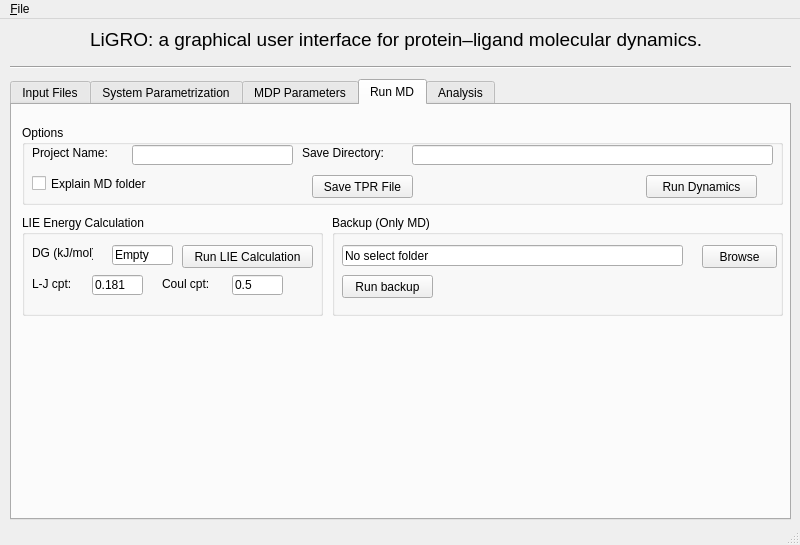
<?xml version="1.0" encoding="UTF-8"?>
<ui version="4.0">
 <class>MainWindo</class>
 <widget class="QMainWindow" name="MainWindo">
  <property name="geometry">
   <rect>
    <x>0</x>
    <y>0</y>
    <width>800</width>
    <height>545</height>
   </rect>
  </property>
  <property name="windowTitle">
   <string>LiGRO v.1.1</string>
  </property>
  <widget class="QWidget" name="centralwidget">
   <widget class="QTabWidget" name="tabWidget">
    <property name="geometry">
     <rect>
      <x>10</x>
      <y>60</y>
      <width>781</width>
      <height>441</height>
     </rect>
    </property>
    <property name="accessibleName">
     <string/>
    </property>
    <property name="currentIndex">
     <number>3</number>
    </property>
    <widget class="QWidget" name="tab">
     <attribute name="title">
      <string>Input Files</string>
     </attribute>
     <widget class="QGroupBox" name="groupBox_3">
      <property name="geometry">
       <rect>
        <x>20</x>
        <y>220</y>
        <width>711</width>
        <height>80</height>
       </rect>
      </property>
      <property name="title">
       <string>Select Ligand MOL2 File</string>
      </property>
      <widget class="QPushButton" name="browse_lig_mol2">
       <property name="geometry">
        <rect>
         <x>550</x>
         <y>40</y>
         <width>75</width>
         <height>23</height>
        </rect>
       </property>
       <property name="text">
        <string>Browse</string>
       </property>
      </widget>
      <widget class="QLineEdit" name="sel_lig_mol2">
       <property name="geometry">
        <rect>
         <x>30</x>
         <y>40</y>
         <width>481</width>
         <height>21</height>
        </rect>
       </property>
      </widget>
     </widget>
     <widget class="QGroupBox" name="groupBox_2">
      <property name="geometry">
       <rect>
        <x>20</x>
        <y>120</y>
        <width>711</width>
        <height>81</height>
       </rect>
      </property>
      <property name="title">
       <string>Select Cofactor MOL2 File</string>
      </property>
      <widget class="QPushButton" name="browse_cof_mol2">
       <property name="geometry">
        <rect>
         <x>550</x>
         <y>40</y>
         <width>75</width>
         <height>23</height>
        </rect>
       </property>
       <property name="text">
        <string>Browse</string>
       </property>
      </widget>
      <widget class="QLineEdit" name="sel_cof_mol2">
       <property name="geometry">
        <rect>
         <x>30</x>
         <y>40</y>
         <width>481</width>
         <height>21</height>
        </rect>
       </property>
      </widget>
     </widget>
     <widget class="QGroupBox" name="groupBox">
      <property name="geometry">
       <rect>
        <x>20</x>
        <y>30</y>
        <width>711</width>
        <height>80</height>
       </rect>
      </property>
      <property name="title">
       <string>Select PDB Files</string>
      </property>
      <widget class="QLineEdit" name="sel_pdb">
       <property name="geometry">
        <rect>
         <x>30</x>
         <y>40</y>
         <width>481</width>
         <height>21</height>
        </rect>
       </property>
      </widget>
      <widget class="QPushButton" name="browse_pdb">
       <property name="geometry">
        <rect>
         <x>550</x>
         <y>40</y>
         <width>75</width>
         <height>23</height>
        </rect>
       </property>
       <property name="toolTip">
        <string>&lt;html&gt;&lt;head/&gt;&lt;body&gt;&lt;p&gt;Select a 3D protein file in .pdb format. &lt;/p&gt;&lt;/body&gt;&lt;/html&gt;</string>
       </property>
       <property name="text">
        <string>Browse</string>
       </property>
      </widget>
     </widget>
    </widget>
    <widget class="QWidget" name="tab_3">
     <attribute name="title">
      <string>System Parametrization</string>
     </attribute>
     <widget class="QGroupBox" name="groupBox_4">
      <property name="geometry">
       <rect>
        <x>10</x>
        <y>100</y>
        <width>731</width>
        <height>80</height>
       </rect>
      </property>
      <property name="title">
       <string>Ligand / Cofactor Parameters (ACPYPE)</string>
      </property>
      <widget class="QLabel" name="label_4">
       <property name="geometry">
        <rect>
         <x>10</x>
         <y>30</y>
         <width>111</width>
         <height>16</height>
        </rect>
       </property>
       <property name="layoutDirection">
        <enum>Qt::LeftToRight</enum>
       </property>
       <property name="text">
        <string>Charge Method:</string>
       </property>
      </widget>
      <widget class="QComboBox" name="csel_ch_met">
       <property name="geometry">
        <rect>
         <x>130</x>
         <y>30</y>
         <width>69</width>
         <height>22</height>
        </rect>
       </property>
       <item>
        <property name="text">
         <string>bcc</string>
        </property>
       </item>
       <item>
        <property name="text">
         <string>gas</string>
        </property>
       </item>
       <item>
        <property name="text">
         <string>user</string>
        </property>
       </item>
      </widget>
      <widget class="QLabel" name="label_5">
       <property name="geometry">
        <rect>
         <x>200</x>
         <y>30</y>
         <width>91</width>
         <height>16</height>
        </rect>
       </property>
       <property name="text">
        <string>Net Charge:</string>
       </property>
      </widget>
      <widget class="QSpinBox" name="sel_net_ch">
       <property name="geometry">
        <rect>
         <x>290</x>
         <y>30</y>
         <width>42</width>
         <height>22</height>
        </rect>
       </property>
      </widget>
      <widget class="QLabel" name="label_6">
       <property name="geometry">
        <rect>
         <x>340</x>
         <y>30</y>
         <width>81</width>
         <height>16</height>
        </rect>
       </property>
       <property name="text">
        <string>Atom type:</string>
       </property>
      </widget>
      <widget class="QComboBox" name="sel_at_type">
       <property name="geometry">
        <rect>
         <x>420</x>
         <y>30</y>
         <width>69</width>
         <height>22</height>
        </rect>
       </property>
       <item>
        <property name="text">
         <string>gaff</string>
        </property>
       </item>
       <item>
        <property name="text">
         <string>amber</string>
        </property>
       </item>
       <item>
        <property name="text">
         <string>gaff2</string>
        </property>
       </item>
       <item>
        <property name="text">
         <string>amber2</string>
        </property>
       </item>
      </widget>
      <widget class="QLabel" name="label_7">
       <property name="geometry">
        <rect>
         <x>510</x>
         <y>30</y>
         <width>91</width>
         <height>16</height>
        </rect>
       </property>
       <property name="text">
        <string>Multiplicity:</string>
       </property>
      </widget>
      <widget class="QSpinBox" name="sel_mult">
       <property name="geometry">
        <rect>
         <x>590</x>
         <y>30</y>
         <width>42</width>
         <height>22</height>
        </rect>
       </property>
       <property name="value">
        <number>1</number>
       </property>
      </widget>
     </widget>
     <widget class="QGroupBox" name="groupBox_7">
      <property name="geometry">
       <rect>
        <x>10</x>
        <y>10</y>
        <width>731</width>
        <height>80</height>
       </rect>
      </property>
      <property name="title">
       <string>Protein Parameters</string>
      </property>
      <widget class="QLabel" name="label_2">
       <property name="geometry">
        <rect>
         <x>10</x>
         <y>30</y>
         <width>131</width>
         <height>16</height>
        </rect>
       </property>
       <property name="text">
        <string>Select Force Field:</string>
       </property>
      </widget>
      <widget class="QComboBox" name="sel_ff">
       <property name="geometry">
        <rect>
         <x>140</x>
         <y>30</y>
         <width>131</width>
         <height>22</height>
        </rect>
       </property>
       <property name="accessibleName">
        <string/>
       </property>
       <property name="layoutDirection">
        <enum>Qt::LeftToRight</enum>
       </property>
       <property name="currentText">
        <string>AMBER03</string>
       </property>
       <item>
        <property name="text">
         <string>AMBER03</string>
        </property>
       </item>
       <item>
        <property name="text">
         <string>AMBER94</string>
        </property>
       </item>
       <item>
        <property name="text">
         <string>AMBER96</string>
        </property>
       </item>
       <item>
        <property name="text">
         <string>AMBER99</string>
        </property>
       </item>
       <item>
        <property name="text">
         <string>AMBER99SB</string>
        </property>
       </item>
       <item>
        <property name="text">
         <string>AMBER99SB-ILDN</string>
        </property>
       </item>
       <item>
        <property name="text">
         <string>AMBERGS</string>
        </property>
       </item>
       <item>
        <property name="text">
         <string>OPLS-AA/L</string>
        </property>
       </item>
      </widget>
      <widget class="QLabel" name="label_3">
       <property name="geometry">
        <rect>
         <x>310</x>
         <y>40</y>
         <width>47</width>
         <height>13</height>
        </rect>
       </property>
       <property name="text">
        <string>Metal:</string>
       </property>
      </widget>
      <widget class="QComboBox" name="sel_metal">
       <property name="geometry">
        <rect>
         <x>370</x>
         <y>30</y>
         <width>91</width>
         <height>22</height>
        </rect>
       </property>
       <item>
        <property name="text">
         <string>None</string>
        </property>
       </item>
       <item>
        <property name="text">
         <string>CA</string>
        </property>
       </item>
       <item>
        <property name="text">
         <string>FE</string>
        </property>
       </item>
       <item>
        <property name="text">
         <string>MG</string>
        </property>
       </item>
       <item>
        <property name="text">
         <string>ZN</string>
        </property>
       </item>
      </widget>
      <widget class="QCheckBox" name="ig_hyd">
       <property name="geometry">
        <rect>
         <x>520</x>
         <y>30</y>
         <width>191</width>
         <height>20</height>
        </rect>
       </property>
       <property name="text">
        <string>Ignore Hydrogen Atoms</string>
       </property>
       <property name="checked">
        <bool>true</bool>
       </property>
      </widget>
     </widget>
     <widget class="QGroupBox" name="groupBox_5">
      <property name="geometry">
       <rect>
        <x>10</x>
        <y>210</y>
        <width>731</width>
        <height>80</height>
       </rect>
      </property>
      <property name="title">
       <string>Solvate</string>
      </property>
      <widget class="QLabel" name="label_8">
       <property name="geometry">
        <rect>
         <x>10</x>
         <y>30</y>
         <width>161</width>
         <height>16</height>
        </rect>
       </property>
       <property name="text">
        <string>Select Water Model:</string>
       </property>
      </widget>
      <widget class="QComboBox" name="comboBox_5">
       <property name="geometry">
        <rect>
         <x>360</x>
         <y>30</y>
         <width>91</width>
         <height>22</height>
        </rect>
       </property>
       <item>
        <property name="text">
         <string>triclinic</string>
        </property>
       </item>
       <item>
        <property name="text">
         <string>cubic</string>
        </property>
       </item>
       <item>
        <property name="text">
         <string>dodecahedron</string>
        </property>
       </item>
       <item>
        <property name="text">
         <string>octahedron</string>
        </property>
       </item>
      </widget>
      <widget class="QLabel" name="sel_box">
       <property name="geometry">
        <rect>
         <x>240</x>
         <y>30</y>
         <width>121</width>
         <height>16</height>
        </rect>
       </property>
       <property name="text">
        <string>Select Box Type:</string>
       </property>
      </widget>
      <widget class="QComboBox" name="sel_water">
       <property name="geometry">
        <rect>
         <x>150</x>
         <y>30</y>
         <width>69</width>
         <height>22</height>
        </rect>
       </property>
       <item>
        <property name="text">
         <string>spc</string>
        </property>
       </item>
       <item>
        <property name="text">
         <string>spce</string>
        </property>
       </item>
       <item>
        <property name="text">
         <string>tip3p</string>
        </property>
       </item>
      </widget>
      <widget class="QLabel" name="label_10">
       <property name="geometry">
        <rect>
         <x>520</x>
         <y>30</y>
         <width>101</width>
         <height>16</height>
        </rect>
       </property>
       <property name="text">
        <string>Distance:</string>
       </property>
      </widget>
      <widget class="QDoubleSpinBox" name="sel_dist">
       <property name="geometry">
        <rect>
         <x>590</x>
         <y>30</y>
         <width>62</width>
         <height>22</height>
        </rect>
       </property>
       <property name="locale">
        <locale language="English" country="UnitedStates"/>
       </property>
       <property name="singleStep">
        <double>0.010000000000000</double>
       </property>
       <property name="value">
        <double>1.000000000000000</double>
       </property>
      </widget>
     </widget>
     <widget class="QGroupBox" name="groupBox_6">
      <property name="geometry">
       <rect>
        <x>10</x>
        <y>310</y>
        <width>731</width>
        <height>80</height>
       </rect>
      </property>
      <property name="title">
       <string>Neutralization / Ionize</string>
      </property>
      <widget class="QComboBox" name="sel_ioniz">
       <property name="geometry">
        <rect>
         <x>10</x>
         <y>30</y>
         <width>201</width>
         <height>22</height>
        </rect>
       </property>
       <item>
        <property name="text">
         <string>Concentration (mol/liter)</string>
        </property>
       </item>
       <item>
        <property name="text">
         <string>Na (Number)</string>
        </property>
       </item>
       <item>
        <property name="text">
         <string>Cl (Number)</string>
        </property>
       </item>
      </widget>
      <widget class="QDoubleSpinBox" name="sel_conc">
       <property name="geometry">
        <rect>
         <x>220</x>
         <y>30</y>
         <width>62</width>
         <height>22</height>
        </rect>
       </property>
       <property name="locale">
        <locale language="English" country="UnitedStates"/>
       </property>
       <property name="value">
        <double>0.150000000000000</double>
       </property>
      </widget>
     </widget>
    </widget>
    <widget class="QWidget" name="tab_4">
     <attribute name="title">
      <string>MDP Parameters</string>
     </attribute>
     <widget class="QGroupBox" name="groupBox_8">
      <property name="geometry">
       <rect>
        <x>0</x>
        <y>20</y>
        <width>271</width>
        <height>80</height>
       </rect>
      </property>
      <property name="title">
       <string>General Options</string>
      </property>
      <widget class="QLabel" name="label_11">
       <property name="geometry">
        <rect>
         <x>0</x>
         <y>20</y>
         <width>211</width>
         <height>16</height>
        </rect>
       </property>
       <property name="text">
        <string>Time step for integration (ps):</string>
       </property>
      </widget>
      <widget class="QLabel" name="label_12">
       <property name="geometry">
        <rect>
         <x>0</x>
         <y>50</y>
         <width>121</width>
         <height>16</height>
        </rect>
       </property>
       <property name="text">
        <string>Temperature (K):</string>
       </property>
      </widget>
      <widget class="QDoubleSpinBox" name="sel_int_step">
       <property name="geometry">
        <rect>
         <x>210</x>
         <y>20</y>
         <width>62</width>
         <height>22</height>
        </rect>
       </property>
       <property name="locale">
        <locale language="English" country="UnitedStates"/>
       </property>
       <property name="decimals">
        <number>3</number>
       </property>
       <property name="singleStep">
        <double>0.001000000000000</double>
       </property>
       <property name="value">
        <double>0.002000000000000</double>
       </property>
      </widget>
      <widget class="QDoubleSpinBox" name="sel_temp">
       <property name="geometry">
        <rect>
         <x>201</x>
         <y>50</y>
         <width>71</width>
         <height>22</height>
        </rect>
       </property>
       <property name="locale">
        <locale language="English" country="UnitedStates"/>
       </property>
       <property name="decimals">
        <number>2</number>
       </property>
       <property name="maximum">
        <double>400.000000000000000</double>
       </property>
       <property name="value">
        <double>310.149999999999977</double>
       </property>
      </widget>
     </widget>
     <widget class="QGroupBox" name="groupBox_11">
      <property name="geometry">
       <rect>
        <x>440</x>
        <y>20</y>
        <width>151</width>
        <height>80</height>
       </rect>
      </property>
      <property name="title">
       <string>NVT</string>
      </property>
      <widget class="QSpinBox" name="sel_nvt_step">
       <property name="geometry">
        <rect>
         <x>60</x>
         <y>30</y>
         <width>91</width>
         <height>22</height>
        </rect>
       </property>
       <property name="minimum">
        <number>100</number>
       </property>
       <property name="maximum">
        <number>999999999</number>
       </property>
       <property name="singleStep">
        <number>1000</number>
       </property>
       <property name="value">
        <number>5000000</number>
       </property>
      </widget>
      <widget class="QLabel" name="label_14">
       <property name="geometry">
        <rect>
         <x>10</x>
         <y>30</y>
         <width>47</width>
         <height>13</height>
        </rect>
       </property>
       <property name="text">
        <string>Steps:</string>
       </property>
      </widget>
     </widget>
     <widget class="QGroupBox" name="groupBox_12">
      <property name="geometry">
       <rect>
        <x>599</x>
        <y>20</y>
        <width>151</width>
        <height>80</height>
       </rect>
      </property>
      <property name="title">
       <string>NPT</string>
      </property>
      <widget class="QLabel" name="label_15">
       <property name="geometry">
        <rect>
         <x>0</x>
         <y>30</y>
         <width>47</width>
         <height>13</height>
        </rect>
       </property>
       <property name="text">
        <string>Steps:</string>
       </property>
      </widget>
      <widget class="QSpinBox" name="sel_npt_step">
       <property name="geometry">
        <rect>
         <x>50</x>
         <y>30</y>
         <width>91</width>
         <height>22</height>
        </rect>
       </property>
       <property name="minimum">
        <number>100</number>
       </property>
       <property name="maximum">
        <number>999999999</number>
       </property>
       <property name="singleStep">
        <number>1000</number>
       </property>
       <property name="value">
        <number>5000000</number>
       </property>
      </widget>
     </widget>
     <widget class="QGroupBox" name="groupBox_13">
      <property name="geometry">
       <rect>
        <x>10</x>
        <y>120</y>
        <width>191</width>
        <height>80</height>
       </rect>
      </property>
      <property name="title">
       <string>Molecular Dynamics</string>
      </property>
      <widget class="QLabel" name="label_16">
       <property name="geometry">
        <rect>
         <x>20</x>
         <y>30</y>
         <width>47</width>
         <height>13</height>
        </rect>
       </property>
       <property name="text">
        <string>Steps:</string>
       </property>
      </widget>
      <widget class="QSpinBox" name="sel_md_step">
       <property name="geometry">
        <rect>
         <x>70</x>
         <y>30</y>
         <width>101</width>
         <height>22</height>
        </rect>
       </property>
       <property name="minimum">
        <number>100</number>
       </property>
       <property name="maximum">
        <number>999999999</number>
       </property>
       <property name="singleStep">
        <number>1000</number>
       </property>
       <property name="value">
        <number>50000000</number>
       </property>
      </widget>
     </widget>
     <widget class="QGroupBox" name="groupBox_10">
      <property name="geometry">
       <rect>
        <x>270</x>
        <y>20</y>
        <width>161</width>
        <height>80</height>
       </rect>
      </property>
      <property name="title">
       <string>Minimization</string>
      </property>
      <widget class="QLabel" name="label_13">
       <property name="geometry">
        <rect>
         <x>10</x>
         <y>20</y>
         <width>47</width>
         <height>13</height>
        </rect>
       </property>
       <property name="text">
        <string>Steps:</string>
       </property>
      </widget>
      <widget class="QSpinBox" name="sel_min_step">
       <property name="geometry">
        <rect>
         <x>60</x>
         <y>20</y>
         <width>81</width>
         <height>22</height>
        </rect>
       </property>
       <property name="minimum">
        <number>100</number>
       </property>
       <property name="maximum">
        <number>999999999</number>
       </property>
       <property name="singleStep">
        <number>100</number>
       </property>
       <property name="value">
        <number>1000</number>
       </property>
      </widget>
      <widget class="QComboBox" name="sel_min_alg">
       <property name="geometry">
        <rect>
         <x>8</x>
         <y>50</y>
         <width>131</width>
         <height>22</height>
        </rect>
       </property>
       <item>
        <property name="text">
         <string>SD Algorithm</string>
        </property>
       </item>
       <item>
        <property name="text">
         <string>SD + CG</string>
        </property>
       </item>
      </widget>
     </widget>
    </widget>
    <widget class="QWidget" name="tab_5">
     <attribute name="title">
      <string>Run MD</string>
     </attribute>
     <widget class="QGroupBox" name="groupBox_9">
      <property name="geometry">
       <rect>
        <x>10</x>
        <y>20</y>
        <width>761</width>
        <height>80</height>
       </rect>
      </property>
      <property name="title">
       <string>Options</string>
      </property>
      <widget class="QLabel" name="label_17">
       <property name="geometry">
        <rect>
         <x>10</x>
         <y>20</y>
         <width>101</width>
         <height>16</height>
        </rect>
       </property>
       <property name="text">
        <string>Project Name:</string>
       </property>
      </widget>
      <widget class="QLineEdit" name="sel_proj_name">
       <property name="geometry">
        <rect>
         <x>110</x>
         <y>20</y>
         <width>161</width>
         <height>20</height>
        </rect>
       </property>
      </widget>
      <widget class="QLineEdit" name="sel_sav_direc">
       <property name="geometry">
        <rect>
         <x>390</x>
         <y>20</y>
         <width>361</width>
         <height>20</height>
        </rect>
       </property>
      </widget>
      <widget class="QLabel" name="label_18">
       <property name="geometry">
        <rect>
         <x>280</x>
         <y>20</y>
         <width>101</width>
         <height>16</height>
        </rect>
       </property>
       <property name="text">
        <string>Save Directory:</string>
       </property>
      </widget>
      <widget class="QCheckBox" name="sel_exp_fol">
       <property name="geometry">
        <rect>
         <x>10</x>
         <y>50</y>
         <width>151</width>
         <height>17</height>
        </rect>
       </property>
       <property name="text">
        <string>Explain MD folder</string>
       </property>
       <property name="checked">
        <bool>false</bool>
       </property>
      </widget>
      <widget class="QPushButton" name="save_tpr">
       <property name="geometry">
        <rect>
         <x>290</x>
         <y>50</y>
         <width>101</width>
         <height>23</height>
        </rect>
       </property>
       <property name="text">
        <string>Save TPR File</string>
       </property>
      </widget>
      <widget class="QPushButton" name="run_md">
       <property name="geometry">
        <rect>
         <x>624</x>
         <y>50</y>
         <width>111</width>
         <height>23</height>
        </rect>
       </property>
       <property name="text">
        <string>Run Dynamics</string>
       </property>
      </widget>
     </widget>
     <widget class="QGroupBox" name="groupBox_14">
      <property name="geometry">
       <rect>
        <x>10</x>
        <y>110</y>
        <width>301</width>
        <height>101</height>
       </rect>
      </property>
      <property name="title">
       <string>LIE Energy Calculation</string>
      </property>
      <widget class="QLabel" name="label_19">
       <property name="geometry">
        <rect>
         <x>10</x>
         <y>30</y>
         <width>61</width>
         <height>16</height>
        </rect>
       </property>
       <property name="text">
        <string>DG (kJ/mol)</string>
       </property>
      </widget>
      <widget class="QLineEdit" name="lie_val">
       <property name="geometry">
        <rect>
         <x>90</x>
         <y>30</y>
         <width>61</width>
         <height>20</height>
        </rect>
       </property>
       <property name="text">
        <string>Empty</string>
       </property>
      </widget>
      <widget class="QPushButton" name="run_lie">
       <property name="geometry">
        <rect>
         <x>160</x>
         <y>30</y>
         <width>131</width>
         <height>23</height>
        </rect>
       </property>
       <property name="text">
        <string>Run LIE Calculation</string>
       </property>
      </widget>
      <widget class="QLabel" name="lj_label">
       <property name="geometry">
        <rect>
         <x>10</x>
         <y>60</y>
         <width>111</width>
         <height>17</height>
        </rect>
       </property>
       <property name="text">
        <string>L-J cpt:</string>
       </property>
      </widget>
      <widget class="QLineEdit" name="lj_line">
       <property name="geometry">
        <rect>
         <x>70</x>
         <y>60</y>
         <width>51</width>
         <height>20</height>
        </rect>
       </property>
       <property name="text">
        <string>0.181</string>
       </property>
      </widget>
      <widget class="QLineEdit" name="cl_line">
       <property name="geometry">
        <rect>
         <x>210</x>
         <y>60</y>
         <width>51</width>
         <height>20</height>
        </rect>
       </property>
       <property name="text">
        <string>0.5</string>
       </property>
      </widget>
      <widget class="QLabel" name="cl_label">
       <property name="geometry">
        <rect>
         <x>140</x>
         <y>60</y>
         <width>61</width>
         <height>17</height>
        </rect>
       </property>
       <property name="text">
        <string>Coul cpt:</string>
       </property>
      </widget>
     </widget>
     <widget class="QGroupBox" name="groupBox_15">
      <property name="geometry">
       <rect>
        <x>320</x>
        <y>110</y>
        <width>451</width>
        <height>101</height>
       </rect>
      </property>
      <property name="title">
       <string>Backup (Only MD)</string>
      </property>
      <widget class="QPushButton" name="sel_bkp_fol">
       <property name="geometry">
        <rect>
         <x>370</x>
         <y>30</y>
         <width>75</width>
         <height>23</height>
        </rect>
       </property>
       <property name="text">
        <string>Browse</string>
       </property>
      </widget>
      <widget class="QLineEdit" name="bkp_fold">
       <property name="geometry">
        <rect>
         <x>10</x>
         <y>30</y>
         <width>341</width>
         <height>21</height>
        </rect>
       </property>
       <property name="text">
        <string>No select folder</string>
       </property>
      </widget>
      <widget class="QPushButton" name="run_bkp_bt">
       <property name="geometry">
        <rect>
         <x>10</x>
         <y>60</y>
         <width>91</width>
         <height>23</height>
        </rect>
       </property>
       <property name="text">
        <string>Run backup</string>
       </property>
      </widget>
     </widget>
    </widget>
    <widget class="QWidget" name="tab_2">
     <attribute name="title">
      <string>Analysis</string>
     </attribute>
     <widget class="QGroupBox" name="groupBox_17">
      <property name="geometry">
       <rect>
        <x>10</x>
        <y>10</y>
        <width>751</width>
        <height>111</height>
       </rect>
      </property>
      <property name="title">
       <string>Select Input Files</string>
      </property>
      <widget class="QLineEdit" name="sel_tpr">
       <property name="geometry">
        <rect>
         <x>170</x>
         <y>20</y>
         <width>441</width>
         <height>21</height>
        </rect>
       </property>
      </widget>
      <widget class="QPushButton" name="browse_tpr">
       <property name="geometry">
        <rect>
         <x>650</x>
         <y>20</y>
         <width>75</width>
         <height>23</height>
        </rect>
       </property>
       <property name="text">
        <string>Browse</string>
       </property>
      </widget>
      <widget class="QPushButton" name="browse_xtc">
       <property name="geometry">
        <rect>
         <x>650</x>
         <y>50</y>
         <width>75</width>
         <height>23</height>
        </rect>
       </property>
       <property name="text">
        <string>Browse</string>
       </property>
      </widget>
      <widget class="QLineEdit" name="sel_xtc">
       <property name="geometry">
        <rect>
         <x>170</x>
         <y>50</y>
         <width>441</width>
         <height>21</height>
        </rect>
       </property>
      </widget>
      <widget class="QLineEdit" name="sel_edr">
       <property name="geometry">
        <rect>
         <x>170</x>
         <y>80</y>
         <width>441</width>
         <height>21</height>
        </rect>
       </property>
      </widget>
      <widget class="QPushButton" name="browse_edr">
       <property name="geometry">
        <rect>
         <x>650</x>
         <y>80</y>
         <width>75</width>
         <height>23</height>
        </rect>
       </property>
       <property name="text">
        <string>Browse</string>
       </property>
      </widget>
      <widget class="QLabel" name="label_20">
       <property name="geometry">
        <rect>
         <x>16</x>
         <y>20</y>
         <width>121</width>
         <height>20</height>
        </rect>
       </property>
       <property name="text">
        <string>Select TPR file:</string>
       </property>
      </widget>
      <widget class="QLabel" name="label_21">
       <property name="geometry">
        <rect>
         <x>16</x>
         <y>50</y>
         <width>111</width>
         <height>20</height>
        </rect>
       </property>
       <property name="text">
        <string>Select XTC file:</string>
       </property>
      </widget>
      <widget class="QLabel" name="label_22">
       <property name="geometry">
        <rect>
         <x>16</x>
         <y>80</y>
         <width>111</width>
         <height>20</height>
        </rect>
       </property>
       <property name="text">
        <string>Select EDR file:</string>
       </property>
      </widget>
     </widget>
     <widget class="QGroupBox" name="groupBox_18">
      <property name="geometry">
       <rect>
        <x>10</x>
        <y>130</y>
        <width>751</width>
        <height>80</height>
       </rect>
      </property>
      <property name="title">
       <string>Analysis</string>
      </property>
      <widget class="QLabel" name="label_23">
       <property name="geometry">
        <rect>
         <x>10</x>
         <y>30</y>
         <width>121</width>
         <height>16</height>
        </rect>
       </property>
       <property name="text">
        <string>Select structure:</string>
       </property>
      </widget>
      <widget class="QComboBox" name="sel_struc">
       <property name="geometry">
        <rect>
         <x>130</x>
         <y>30</y>
         <width>131</width>
         <height>22</height>
        </rect>
       </property>
       <item>
        <property name="text">
         <string>Protein</string>
        </property>
       </item>
       <item>
        <property name="text">
         <string>Protein-H</string>
        </property>
       </item>
       <item>
        <property name="text">
         <string>C-alpha</string>
        </property>
       </item>
       <item>
        <property name="text">
         <string>Backbone</string>
        </property>
       </item>
       <item>
        <property name="text">
         <string>LIG</string>
        </property>
       </item>
      </widget>
      <widget class="QLabel" name="label_24">
       <property name="geometry">
        <rect>
         <x>280</x>
         <y>30</y>
         <width>111</width>
         <height>16</height>
        </rect>
       </property>
       <property name="text">
        <string>Select Analysis:</string>
       </property>
      </widget>
      <widget class="QComboBox" name="sel_analy">
       <property name="geometry">
        <rect>
         <x>390</x>
         <y>30</y>
         <width>101</width>
         <height>22</height>
        </rect>
       </property>
       <item>
        <property name="text">
         <string>RMSD</string>
        </property>
       </item>
       <item>
        <property name="text">
         <string>RMSF</string>
        </property>
       </item>
       <item>
        <property name="text">
         <string>RG</string>
        </property>
       </item>
       <item>
        <property name="text">
         <string>MSD</string>
        </property>
       </item>
       <item>
        <property name="text">
         <string>H_bond</string>
        </property>
       </item>
       <item>
        <property name="text">
         <string>LJSR-CoulSR IE</string>
        </property>
       </item>
      </widget>
      <widget class="QPushButton" name="run_analy">
       <property name="geometry">
        <rect>
         <x>530</x>
         <y>30</y>
         <width>75</width>
         <height>23</height>
        </rect>
       </property>
       <property name="text">
        <string>Run</string>
       </property>
      </widget>
     </widget>
     <widget class="QGroupBox" name="groupBox_19">
      <property name="geometry">
       <rect>
        <x>10</x>
        <y>220</y>
        <width>751</width>
        <height>51</height>
       </rect>
      </property>
      <property name="title">
       <string>Protein-Ligand Interaction Profiler (PLIP) v</string>
      </property>
      <widget class="QLabel" name="label_25">
       <property name="geometry">
        <rect>
         <x>0</x>
         <y>20</y>
         <width>111</width>
         <height>16</height>
        </rect>
       </property>
       <property name="text">
        <string>Frame time (ps):</string>
       </property>
      </widget>
      <widget class="QLineEdit" name="sel_plip_time">
       <property name="geometry">
        <rect>
         <x>120</x>
         <y>20</y>
         <width>113</width>
         <height>20</height>
        </rect>
       </property>
       <property name="text">
        <string>100</string>
       </property>
      </widget>
      <widget class="QPushButton" name="run_plip">
       <property name="geometry">
        <rect>
         <x>250</x>
         <y>20</y>
         <width>75</width>
         <height>23</height>
        </rect>
       </property>
       <property name="text">
        <string>Run</string>
       </property>
      </widget>
     </widget>
    </widget>
   </widget>
   <widget class="QLabel" name="label">
    <property name="geometry">
     <rect>
      <x>90</x>
      <y>10</y>
      <width>631</width>
      <height>21</height>
     </rect>
    </property>
    <property name="font">
     <font>
      <pointsize>14</pointsize>
     </font>
    </property>
    <property name="text">
     <string>LiGRO: a graphical user interface for protein–ligand molecular dynamics.</string>
    </property>
   </widget>
   <widget class="Line" name="line">
    <property name="geometry">
     <rect>
      <x>10</x>
      <y>40</y>
      <width>781</width>
      <height>16</height>
     </rect>
    </property>
    <property name="orientation">
     <enum>Qt::Horizontal</enum>
    </property>
   </widget>
  </widget>
  <widget class="QMenuBar" name="menubar">
   <property name="geometry">
    <rect>
     <x>0</x>
     <y>0</y>
     <width>800</width>
     <height>22</height>
    </rect>
   </property>
   <widget class="QMenu" name="menu_Help">
    <property name="title">
     <string>&amp;File</string>
    </property>
    <widget class="QMenu" name="menuHelp">
     <property name="title">
      <string>Help</string>
     </property>
     <addaction name="actionAbout"/>
     <addaction name="actionHelp_2"/>
    </widget>
    <addaction name="actionExit"/>
    <addaction name="menuHelp"/>
   </widget>
   <addaction name="menu_Help"/>
  </widget>
  <widget class="QStatusBar" name="statusbar"/>
  <action name="actionExit">
   <property name="text">
    <string>Exit</string>
   </property>
  </action>
  <action name="actionAbout">
   <property name="icon">
    <iconset>
     <normaloff>../../Downloads/25269301.png</normaloff>../../Downloads/25269301.png</iconset>
   </property>
   <property name="text">
    <string>About</string>
   </property>
  </action>
  <action name="actionHelp_2">
   <property name="text">
    <string>Help</string>
   </property>
  </action>
 </widget>
 <resources/>
 <connections/>
</ui>
